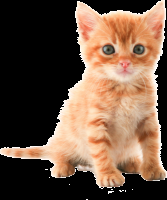
#> input picture openCV/cat_PNG118.png, 167 x 200 px, found by its file name
$ jupyter execute 02_drawing_shapes_text_pixel_ops.ipynb
#> lines starting #> are read from the running program, lines starting #| are printed output that depends on the picture; after the words box and inside, x2 and y2 are one past the last pixel; in counts of white or black regions, pixels touching at a corner belong together
# OpenCV Practice: Drawing Shapes, Text, and Pixel Operations

This notebook covers the following OpenCV concepts:
- Drawing shapes (lines, rectangles, circles)
- Adding text to images
- Pixel operations and manipulation
- Brightness adjustment
- Image arithmetic operations
- Image blending

**Note:** Remember that OpenCV uses BGR color format, not RGB!

[cell 1]
# Import required libraries
import cv2
import numpy as np
import matplotlib.pyplot as plt

# Function to display images in Jupyter notebook
def show_image(img, title="Image", figsize=(10, 6)):
    """Display image in Jupyter notebook using matplotlib"""
    plt.figure(figsize=figsize)
    if len(img.shape) == 3:
        # Convert BGR to RGB for matplotlib
        img_rgb = cv2.cvtColor(img, cv2.COLOR_BGR2RGB)
        plt.imshow(img_rgb)
    else:
        plt.imshow(img, cmap='gray')
    plt.title(title)
    plt.axis('off')
    plt.show()

def show_images(images, titles, figsize=(15, 5)):
    """Display multiple images side by side"""
    fig, axes = plt.subplots(1, len(images), figsize=figsize)
    if len(images) == 1:
        axes = [axes]

    for i, (img, title) in enumerate(zip(images, titles)):
        if len(img.shape) == 3:
            img_rgb = cv2.cvtColor(img, cv2.COLOR_BGR2RGB)
            axes[i].imshow(img_rgb)
        else:
            axes[i].imshow(img, cmap='gray')
        axes[i].set_title(title)
        axes[i].axis('off')

    plt.tight_layout()
    plt.show()

print("Libraries imported successfully!")

## 1. Drawing Shapes Practice

Let's practice drawing various shapes using OpenCV functions:
- `cv2.line(img, pt1, pt2, color, thickness)`
- `cv2.rectangle(img, pt1, pt2, color, thickness)`
- `cv2.circle(img, center, radius, color, thickness)`

**Remember:** Use thickness = -1 for filled shapes!

[cell 2]
# Create a blank black image (500x500 pixels, 3 channels for BGR)
img = np.zeros((500, 500, 3), dtype=np.uint8)

# Draw a blue line from (50, 50) to (450, 450)
cv2.line(img, (50, 50), (450, 450), (255, 0, 0), 3)  # Blue line, thickness 3

# Draw another line - diagonal from top-right to bottom-left
cv2.line(img, (450, 50), (50, 450), (0, 255, 255), 2)  # Yellow line, thickness 2

# Draw a green rectangle (outline)
cv2.rectangle(img, (100, 100), (200, 150), (0, 255, 0), 2)  # Green outline, thickness 2

# Draw a filled green rectangle
cv2.rectangle(img, (250, 100), (350, 150), (0, 255, 0), -1)  # Filled green rectangle

# Draw a red circle (outline)
cv2.circle(img, (150, 250), 50, (0, 0, 255), 3)  # Red circle outline, radius 50, thickness 3

# Draw a filled red circle
cv2.circle(img, (350, 250), 40, (0, 0, 255), -1)  # Filled red circle, radius 40

# Experiment with different colors and thicknesses
cv2.circle(img, (250, 350), 30, (255, 255, 0), 5)  # Cyan circle, thick outline
cv2.rectangle(img, (50, 300), (120, 370), (255, 0, 255), 4)  # Magenta rectangle

show_image(img, "Drawing Shapes Practice")

## 2. Drawing Text Practice

Learn to add text to images using `cv2.putText()`:
- Different font types
- Various font scales
- Anti-aliased text for smoother appearance

[cell 3]
# Create a blank white image for better text visibility
img_text = np.ones((400, 600, 3), dtype=np.uint8) * 255

# Add your name (replace with your actual name)
cv2.putText(img_text, 'OpenCV Learning Journey', (50, 50), cv2.FONT_HERSHEY_SIMPLEX, 1, (0, 0, 0), 2)

# Try different fonts
cv2.putText(img_text, 'FONT_HERSHEY_SIMPLEX', (50, 100), cv2.FONT_HERSHEY_SIMPLEX, 0.7, (255, 0, 0), 2)
cv2.putText(img_text, 'FONT_HERSHEY_COMPLEX', (50, 130), cv2.FONT_HERSHEY_COMPLEX, 0.7, (0, 255, 0), 2)
cv2.putText(img_text, 'FONT_HERSHEY_SCRIPT_SIMPLEX', (50, 160), cv2.FONT_HERSHEY_SCRIPT_SIMPLEX, 0.7, (0, 0, 255), 2)

# Different scales
cv2.putText(img_text, 'Small Text', (50, 200), cv2.FONT_HERSHEY_SIMPLEX, 0.5, (128, 128, 128), 1)
cv2.putText(img_text, 'Medium Text', (50, 230), cv2.FONT_HERSHEY_SIMPLEX, 0.8, (64, 64, 64), 2)
cv2.putText(img_text, 'Large Text', (50, 270), cv2.FONT_HERSHEY_SIMPLEX, 1.2, (0, 0, 0), 3)

# Anti-aliased text (smoother)
cv2.putText(img_text, 'Anti-aliased Text', (50, 320), cv2.FONT_HERSHEY_SIMPLEX, 1, (255, 128, 0), 2, cv2.LINE_AA)

show_image(img_text, "Text Practice")

## 3. Adding Text to Existing Images

Practice adding labels and annotations to existing images.

[cell 4]
# Try to load an existing image
img_paths = [
    r'C:\Users\pc\Desktop\90DayML\openCV\cat_PNG118.png',
    r'C:\Users\pc\Desktop\90DayML\openCV\cat-cat-meme.jpg',
    r'C:\Users\pc\Desktop\90DayML\openCV\dog.jpg'
]

img_with_text = None
for path in img_paths:
    try:
        img_with_text = cv2.imread(path)
#> img_with_text is the input picture: shape (200, 167, 3); mean B, G, R 67.5, 85.1, 110.1
        if img_with_text is not None:
            print(f"Successfully loaded: {path}")
            break
    except:
        continue

if img_with_text is None:
    print("No images found, creating a sample image")
    img_with_text = np.random.randint(0, 256, (300, 400, 3), dtype=np.uint8)

# Make a copy to preserve original
original_img = img_with_text.copy()

# Add label text
cv2.putText(img_with_text, 'Labeled Image', (10, 30), cv2.FONT_HERSHEY_SIMPLEX, 1, (255, 255, 255), 2, cv2.LINE_AA)
cv2.putText(img_with_text, 'Region of Interest', (10, img_with_text.shape[0] - 20), cv2.FONT_HERSHEY_SIMPLEX, 0.7, (0, 255, 255), 2)

show_images([original_img, img_with_text], ['Original Image', 'Image with Text Labels'])
#> the loop in show_images, `for i, (img, title) in enumerate(zip(images, titles)):` made 2 passes
#> title on passes 1 to 2: 'Original Image', 'Image with Text Labels'

## 4. Pixel Operations Practice

Learn direct pixel access and manipulation:
- Individual pixel modification
- Block pixel operations
- Using both slicing and iteration methods

[cell 5]
# Load an image or create a sample one
try:
    pixel_img = cv2.imread(r'C:\Users\pc\Desktop\90DayML\openCV\cat_PNG118.png')
    if pixel_img is None:
        pixel_img = np.random.randint(0, 256, (200, 200, 3), dtype=np.uint8)
        print("Created sample image for pixel operations")
    else:
        print("Using loaded image for pixel operations")
        # Resize if too large
        if pixel_img.shape[0] > 300 or pixel_img.shape[1] > 300:
            pixel_img = cv2.resize(pixel_img, (200, 200))
except:
    pixel_img = np.random.randint(0, 256, (200, 200, 3), dtype=np.uint8)
    print("Created sample image for pixel operations")

# Make a copy to preserve original
original_pixel = pixel_img.copy()
modified_pixel = pixel_img.copy()

# Manually change individual pixels
modified_pixel[50, 50] = [0, 0, 255]  # Red pixel
#> modified_pixel: shape (200, 167, 3); under 0.01% of pixels changed, all inside (x1, y1, x2, y2) = (50, 50, 51, 51)
modified_pixel[51, 50] = [0, 255, 0]  # Green pixel
#> modified_pixel: shape (200, 167, 3); mean B, G, R 67.5, 85.1, 110.1
modified_pixel[52, 50] = [255, 0, 0]  # Blue pixel
#> modified_pixel: shape (200, 167, 3); mean B, G, R 67.5, 85.1, 110.1

# Change a 5x5 block using slicing
modified_pixel[100:105, 100:105] = [255, 255, 0]  # Cyan 5x5 block
#> modified_pixel: shape (200, 167, 3); mean B, G, R 67.6, 85.1, 109.9

# Change a 5x5 block using iteration (alternative method)
for y in range(120, 125):
    for x in range(120, 125):
        modified_pixel[y, x] = [255, 0, 255]  # Magenta 5x5 block
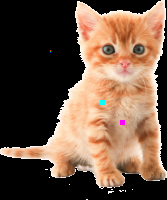
#> modified_pixel: shape (200, 167, 3); mean B, G, R 67.7, 85, 109.9

show_images([original_pixel, modified_pixel], ['Original Image', 'Modified Pixels'])
#> the loop in show_images (call 2), `for i, (img, title) in enumerate(zip(images, titles)):` made 2 passes

## 5. Brightness Adjustment Practice

Learn safe brightness adjustment using OpenCV functions:
- `cv2.add()` for brightening (handles clipping)
- `cv2.subtract()` for darkening (handles clipping)
- Comparison with NumPy operations (showing wrap-around issues)

[cell 6]
# Create or load an image for brightness adjustment
try:
    brightness_img = cv2.imread(r'C:\Users\pc\Desktop\90DayML\openCV\cat_PNG118.png')
    if brightness_img is None:
        brightness_img = np.random.randint(50, 200, (200, 300, 3), dtype=np.uint8)
        print("Created sample image for brightness adjustment")
    else:
        # Resize if too large
        if brightness_img.shape[0] > 300:
            brightness_img = cv2.resize(brightness_img, (300, 200))
except:
    brightness_img = np.random.randint(50, 200, (200, 300, 3), dtype=np.uint8)
    print("Created sample image for brightness adjustment")

# Brighten image using cv2.add (safe, handles clipping)
bright_img = cv2.add(brightness_img, np.array([50, 50, 50]))

# Darken image using cv2.subtract (safe, handles clipping)
dark_img = cv2.subtract(brightness_img, np.array([30, 30, 30]))

# Demonstrate the difference between OpenCV and NumPy operations
# WARNING: NumPy addition can cause wrap-around (don't use for brightness)
numpy_add = brightness_img + 50  # This can cause wrap-around issues
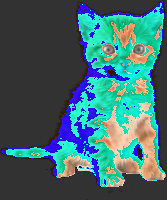
#> numpy_add: shape (200, 167, 3); mean B, G, R 106.5, 103.4, 64.8

# Clip numpy result to show the difference
numpy_add = np.clip(numpy_add, 0, 255).astype(np.uint8)

show_images([brightness_img, bright_img, dark_img, numpy_add],
           ['Original', 'cv2.add +50', 'cv2.subtract -30', 'NumPy +50 (clipped)'])

## 6. Image Arithmetic Practice

Practice combining images using:
- `cv2.add()` for adding images
- `cv2.subtract()` for subtracting images

[cell 7]
# Create two simple images
img1 = np.zeros((300, 300, 3), dtype=np.uint8)
img2 = np.zeros((300, 300, 3), dtype=np.uint8)

# Add a white square to img1
cv2.rectangle(img1, (50, 50), (150, 150), (255, 255, 255), -1)
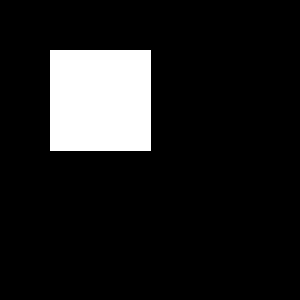
#> img1: shape (300, 300, 3); 11.3% white; 1 white region, box (x1, y1, x2, y2) and area: (50, 50, 151, 151) 10201

# Add a white circle to img2
cv2.circle(img2, (200, 200), 50, (255, 255, 255), -1)
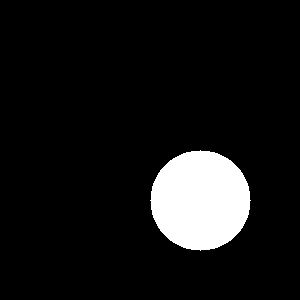
#> img2: shape (300, 300, 3); 8.7% white; 1 white region, box (x1, y1, x2, y2) and area: (150, 150, 251, 251) 7845

# Add the images
added = cv2.add(img1, img2)

# Subtract img2 from img1
subtracted = cv2.subtract(img1, img2)

show_images([img1, img2, added, subtracted],
           ['Image 1 (Square)', 'Image 2 (Circle)', 'cv2.add(img1, img2)', 'cv2.subtract(img1, img2)'])

## 7. Image Blending Practice

Learn to blend images using `cv2.addWeighted()`:
- Different weight combinations
- Adding brightness to blended images
- Formula: `output = img1 * alpha + img2 * beta + gamma`

[cell 8]
# Try to load the specified images
img1_path = r'C:\Users\pc\Desktop\90DayML\openCV\cat_PNG118.png'
img2_path = r'C:\Users\pc\Desktop\90DayML\openCV\cat-cat-meme.jpg'
img3_path = r'C:\Users\pc\Desktop\90DayML\openCV\dog.jpg'

blend_img1 = cv2.imread(img1_path)
blend_img2 = cv2.imread(img2_path)
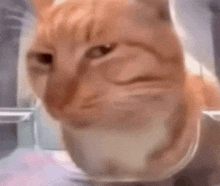
#> input picture openCV/cat-cat-meme.jpg, 220 x 186 px, found by its file name
#> blend_img2 is the input picture: shape (186, 220, 3); mean B, G, R 115, 127, 164.8
blend_img3 = cv2.imread(img3_path)
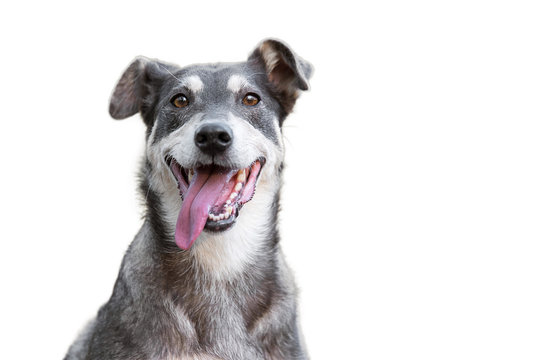
#> input picture openCV/dog.jpg, 552 x 360 px, found by its file name
#> blend_img3 is the input picture: shape (360, 552, 3); mean B, G, R 222, 221.3, 223.3

# Check which images loaded successfully
available_images = []
if blend_img1 is not None:
    available_images.append(('Cat PNG', blend_img1))
if blend_img2 is not None:
    available_images.append(('Cat Meme', blend_img2))
if blend_img3 is not None:
    available_images.append(('Dog', blend_img3))

if len(available_images) >= 2:
    # Use the first two available images
    name1, img1_blend = available_images[0]
#> name1 = 'Cat PNG'
    name2, img2_blend = available_images[1]
#> name2 = 'Cat Meme'

    # Resize images to the same size for blending
    height, width = 300, 300
    img1_resized = cv2.resize(img1_blend, (width, height))
    img2_resized = cv2.resize(img2_blend, (width, height))

    # Blend with different weights
    blend1 = cv2.addWeighted(img1_resized, 0.7, img2_resized, 0.3, 0)  # 70% img1, 30% img2
    blend2 = cv2.addWeighted(img1_resized, 0.5, img2_resized, 0.5, 0)  # 50% each
    blend3 = cv2.addWeighted(img1_resized, 0.3, img2_resized, 0.7, 0)  # 30% img1, 70% img2
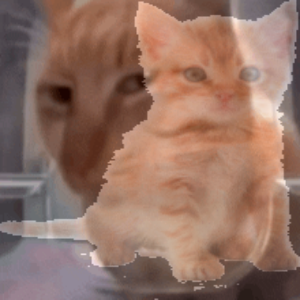
#> blend3: shape (300, 300, 3); mean B, G, R 100.7, 114.3, 148.3

    # Add some brightness to the blend
    blend4 = cv2.addWeighted(img1_resized, 0.5, img2_resized, 0.5, 30)  # 50% each + 30 brightness
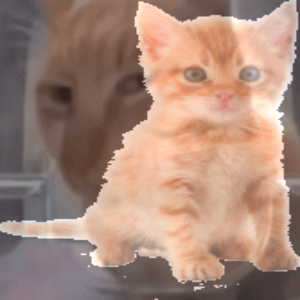
#> blend4: shape (300, 300, 3); mean B, G, R 121.2, 135.9, 167.2

    # Display original images
    show_images([img1_resized, img2_resized], [f'{name1}', f'{name2}'])

    # Display blended results
    show_images([blend1, blend2, blend3, blend4],
               ['70% img1, 30% img2', '50% each', '30% img1, 70% img2', '50% each + brightness'])
#> the loop in show_images (call 6), `for i, (img, title) in enumerate(zip(images, titles)):` made 4 passes
#> title on passes 1 to 4: '70% img1, 30% img2', '50% each', '30% img1, 70% img2', '50% each + brightness'
#> in show_images (call 6), `plt.show()`:
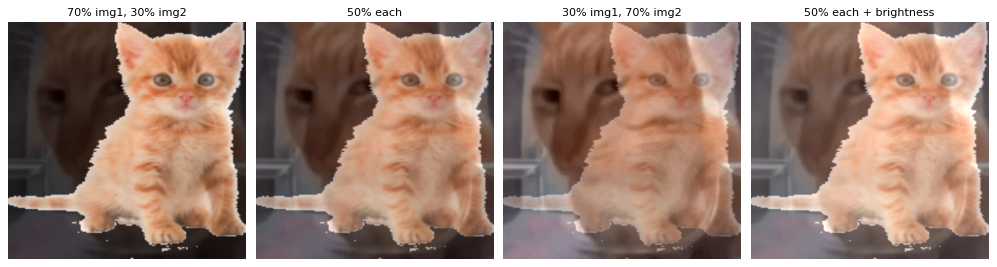
#> figure drawn by matplotlib, 4 panels

    print(f"Successfully blended {name1} and {name2}")
#| Successfully blended Cat PNG and Cat Meme

else:
    print("Not enough images found for blending. Creating sample images...")
    # Create sample images for blending
    sample_img1 = np.zeros((200, 200, 3), dtype=np.uint8)
    sample_img2 = np.zeros((200, 200, 3), dtype=np.uint8)

    # Make img1 red gradient
    for i in range(200):
        sample_img1[:, i] = [0, 0, i]

    # Make img2 blue gradient
    for i in range(200):
        sample_img2[i, :] = [i, 0, 0]

    # Blend them
    blended_sample = cv2.addWeighted(sample_img1, 0.5, sample_img2, 0.5, 0)

    show_images([sample_img1, sample_img2, blended_sample],
               ['Sample Image 1', 'Sample Image 2', 'Blended (50% each)'])

## 8. Experiment Section

Use this section to experiment with different parameters and create your own variations!

[cell 9]
# Create your own experiments here!
# Try different:
# - Colors (remember BGR format)
# - Shapes and sizes
# - Text fonts and styles
# - Blending ratios
# - Brightness adjustments

experiment_img = np.zeros((400, 400, 3), dtype=np.uint8)

# Your code here...
# Example: Draw a smiley face
cv2.circle(experiment_img, (200, 200), 100, (0, 255, 255), 3)  # Face outline
cv2.circle(experiment_img, (170, 170), 10, (0, 255, 255), -1)  # Left eye
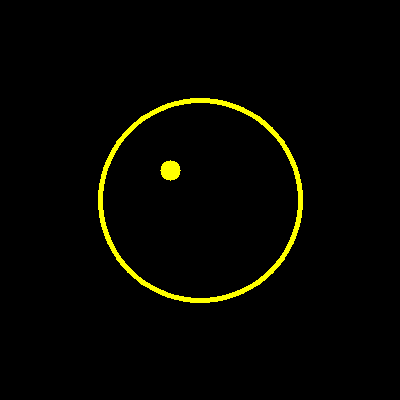
#> experiment_img: shape (400, 400, 3); mean of channels 0, 1, 2 0, 5.5, 5.5; drawn as B, G, R
cv2.circle(experiment_img, (230, 170), 10, (0, 255, 255), -1)  # Right eye
cv2.ellipse(experiment_img, (200, 230), (30, 20), 0, 0, 180, (0, 255, 255), 3)  # Smile

show_image(experiment_img, "Your Experiment")
